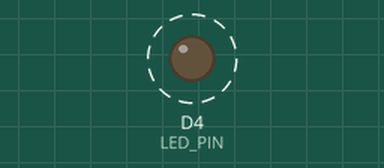
Bench run of a sketch on a simulated ESP8266 (NodeMCU). Parts: output pins drawn as LEDs (lit = HIGH). Dashed ring = blinking. WiFi joins after 1.5 s; servers stay silent unless stated; what the sketch prints to the serial monitor is not drawn.

Above: at 1.65 s.
Timing chart, 0 to 4.5 s (numbered marks = the images above):
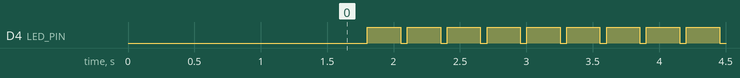

Measured:
- by itself, D4 (LED_PIN): alternates HIGH for 0.25 s and LOW for 0.05 s

The sketch:

DevCamp.WifiConnection.ino
```cpp
#include <ESP8266WiFi.h>

// Pins
#define LED_PIN D4 // build-in LED in NodeMCU

// Wifi
const char ssid[] = "***";
const char password[] = "***";

void setup() {
  Serial.begin(115200); // sets up serial data transmission for status information

  pinMode(LED_PIN, OUTPUT); // configure the LED as an output pin

  connectWifi(ssid, password);
}

void loop() {
  if (WiFi.status() != WL_CONNECTED) {
    digitalWrite(LED_PIN, HIGH); // turn the LED off
  } else {
    delay(250);
    digitalWrite(LED_PIN, LOW);
    delay(50);
    digitalWrite(LED_PIN, HIGH);
  }
}

void connectWifi(const char ssid[], const char password[]) {
  Serial.print("Connecting to Wi-Fi");

  WiFi.hostname("NodeMCU@DevCamp");
  WiFi.begin(ssid, password);

  uint8_t i = 0;
  while (WiFi.status() != WL_CONNECTED && i++ < 50) {
    Serial.print(".");
    delay(500);
  }
  Serial.println(".");

  if (WiFi.status() != WL_CONNECTED) {
    Serial.println("Could not connect to Wi-Fi");
  } else {
    Serial.print("Connected to Wi-Fi: ");
    Serial.println(ssid);
    Serial.print("IP address: ");
    Serial.println(WiFi.localIP());
  }
}
```
